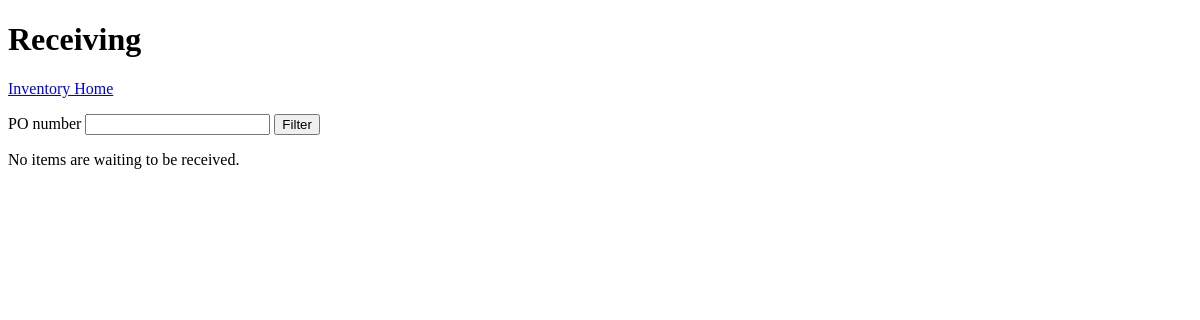
The app's page /inventory/receiving/, older data.
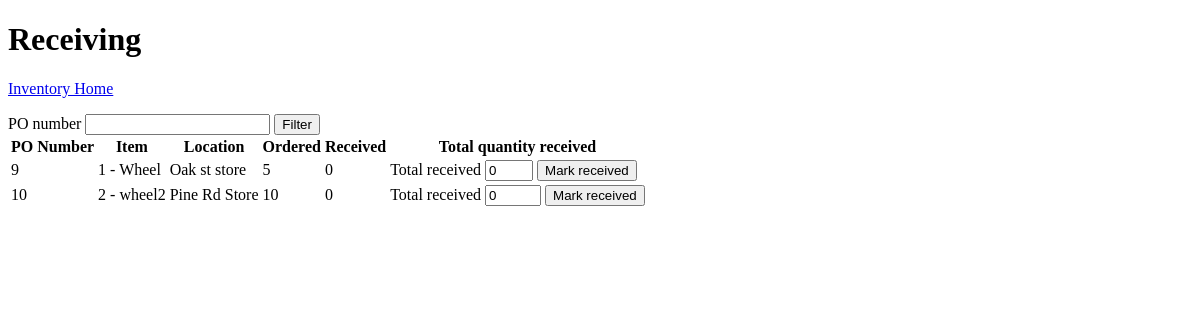
The same page, newer data.
### inventory/models.py (models this page shows, shortened)
class Purchase_Order_Data(models.Model):
    id = models.IntegerField(primary_key=True,auto_created=True)
    item_id = models.ForeignKey(Item, on_delete=models.CASCADE)
    location_id = models.ForeignKey(Location, on_delete=models.CASCADE)
    po_num = models.ForeignKey('Purchase_Order', on_delete=models.CASCADE)
    quantity_ordered = models.IntegerField()
    quantity_received = models.IntegerField(default=0)
    item_cost = models.DecimalField(max_digits=10, decimal_places=2)

class Purchase_Order(models.Model):
    class Status(models.TextChoices):
        UNPOSTED = 'UPST', ('Unposted')
        OPEN = 'OPEN', ('Open')
        COMPLETE = 'CMPL', ('Complete')
    po_num = models.IntegerField(primary_key=True)
    order_date = models.DateField(null=True, blank=True)
    status = models.TextField(choices=Status.choices, default='Unposted', max_length=10)

class Item(models.Model):
    id = models.IntegerField(primary_key=True,auto_created=True)
    name = models.CharField(max_length=100)
    description = models.TextField()
    price = models.DecimalField(max_digits=10, decimal_places=2)
    last_cost = models.DecimalField(max_digits=10, decimal_places=2)

class Location(models.Model):
    id = models.IntegerField(primary_key=True)
    name = models.CharField(max_length=100)
    address = models.CharField(max_length=200)

### inventory/views.py (the view, shortened to what this page needs)
# urls.py: path('inventory/receiving/', views.receiving, name="receiving"),
def receiving(request):
    po_number = (request.GET.get('po_num') or request.POST.get('po_num', '')).strip()
    entries = Purchase_Order_Data.objects.filter(
        quantity_received__lt=F('quantity_ordered')
    ).select_related('item_id', 'location_id', 'po_num')
    if po_number:
        try:
            entries = entries.filter(po_num_id=int(po_number))
        except ValueError:
            entries = entries.none()
    return render(request, 'inventory/receiving.html', {
        'entries': entries,
        'po_number': po_number,
    })

### inventory/templates/inventory/receiving.html (shortened to what this page needs)
<!DOCTYPE html>
<html lang="en">
<head>
</head>
<body>
	<header>
		<h1>Receiving</h1>
	</header>
	<p><a href="{% url 'inventory_homepage' %}">Inventory Home</a></p>
	<form method="get">
		<label for="po-number">PO number</label>
		<input id="po-number" type="number" name="po_num" min="1" value="{{ po_number }}">
		<button type="submit">Filter</button>
	</form>
	{% if entries %}
	<table>
		<thead>
			<tr>
				<th>PO Number</th>
				<th>Item</th>
				<th>Location</th>
				<th>Ordered</th>
				<th>Received</th>
				<th>Total quantity received</th>
			</tr>
		</thead>
		<tbody>
		{% for entry in entries %}
			<tr>
				<td>{{ entry.po_num.po_num }}</td>
				<td>{{ entry.item_id.id }} - {{ entry.item_id.name }}</td>
				<td>{{ entry.location_id.name }}</td>
				<td>{{ entry.quantity_ordered }}</td>
				<td>{{ entry.quantity_received }}</td>
				<td>
					<form method="post">
						<label for="received-{{ entry.id }}">Total received</label>
						<input id="received-{{ entry.id }}" type="number" name="quantity_received"
							min="{{ entry.quantity_received }}" max="{{ entry.quantity_ordered }}"
							value="{{ entry.quantity_received }}" required>
						<button type="submit">Mark received</button>
					</form>
				</td>
			</tr>
		{% endfor %}
		</tbody>
	</table>
	{% else %}
		<p>No items are waiting to be received.</p>
	{% endif %}
</body>
</html>

Row changes from the older to the newer data that the page shows:
added Purchase_Order_Data: po_num.po_num "9", item_id.id "1", item_id.name "Wheel", location_id.name "Oak st store", quantity_ordered "5", quantity_received "0"
added Purchase_Order_Data: po_num.po_num "10", item_id.id "2", item_id.name "wheel2", location_id.name "Pine Rd Store", quantity_ordered "10", quantity_received "0"
Text that changed along with them:
text no longer shown: "No items are waiting to be received."
text now shown: "PO Number Item Location Ordered Received Total quantity received"
